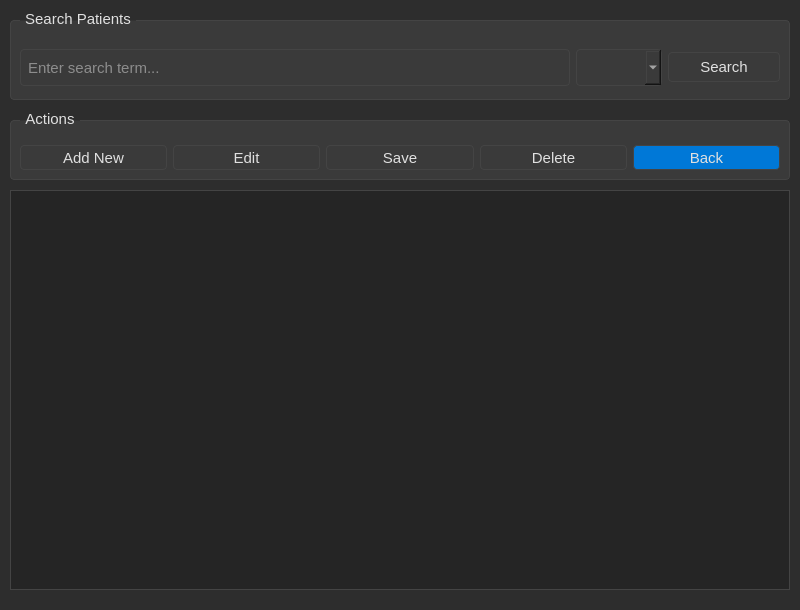
<?xml version="1.0" encoding="UTF-8"?>
<ui version="4.0">
 <class>PatientRecords</class>
 <widget class="QWidget" name="PatientRecords">
  <property name="geometry">
   <rect>
    <x>0</x>
    <y>0</y>
    <width>800</width>
    <height>610</height>
   </rect>
  </property>
  <property name="windowTitle">
   <string>Patient Records Management</string>
  </property>
  <property name="styleSheet">
   <string notr="true">/* Dark theme styling */
QWidget {
    background-color: #2D2D2D;
    color: #E0E0E0;
    font-family: Segoe UI, Arial;
    font-size: 11pt;
    border: none;
}

QGroupBox {
    border: 1px solid #444;
    border-radius: 4px;
    margin-top: 10px;
    padding-top: 15px;
    background-color: #3A3A3A;
}

QGroupBox::title {
    subcontrol-origin: margin;
    left: 10px;
    padding: 0 3px;
    color: #E0E0E0;
}

/* Dark table view */
QTableView {
    background-color: #252525;
    color: #E0E0E0;
    border: 1px solid #444;
    gridline-color: #3A3A3A;
    selection-background-color: #0078D7;
    selection-color: white;
    alternate-background-color: #2D2D2D;
}

QHeaderView::section {
    background-color: #252525;
    color: #E0E0E0;
    padding: 5px;
    border: none;
    font-weight: bold;
    border-bottom: 1px solid #444;
}

QPushButton {
    background-color: #3A3A3A;
    color: #E0E0E0;
    border: 1px solid #444;
    padding: 5px 15px;
    border-radius: 4px;
    min-width: 80px;
}

QPushButton:hover {
    background-color: #4A4A4A;
}

QPushButton:pressed {
    background-color: #2A2A2A;
}

QPushButton#backButton {
    background-color: #0078D7;
}

QPushButton#backButton:hover {
    background-color: #0066BB;
}

QLineEdit, QComboBox {
    background-color: #3A3A3A;
    color: #E0E0E0;
    border: 1px solid #444;
    padding: 5px;
    border-radius: 4px;
    min-height: 25px;
}

QComboBox QAbstractItemView {
    background-color: #3A3A3A;
    color: #E0E0E0;
    selection-background-color: #0078D7;
}

QScrollBar:vertical {
    background: #252525;
    width: 12px;
    border: none;
}

QScrollBar::handle:vertical {
    background: #5A5A5A;
    min-height: 20px;
    border-radius: 6px;
}

QScrollBar::add-line:vertical, QScrollBar::sub-line:vertical {
    background: none;
}

QScrollBar::add-page:vertical, QScrollBar::sub-page:vertical {
    background: none;
}</string>
  </property>
  <widget class="QGroupBox" name="searchGroupBox">
   <property name="geometry">
    <rect>
     <x>10</x>
     <y>10</y>
     <width>780</width>
     <height>90</height>
    </rect>
   </property>
   <property name="title">
    <string>Search Patients</string>
   </property>
   <layout class="QHBoxLayout" name="horizontalLayout">
    <item>
     <widget class="QLineEdit" name="searchLineEdit">
      <property name="minimumSize">
       <size>
        <width>300</width>
        <height>37</height>
       </size>
      </property>
      <property name="placeholderText">
       <string>Enter search term...</string>
      </property>
     </widget>
    </item>
    <item>
     <widget class="QComboBox" name="filterComboBox"/>
    </item>
    <item>
     <widget class="QPushButton" name="searchButton">
      <property name="text">
       <string>Search</string>
      </property>
     </widget>
    </item>
   </layout>
  </widget>
  <widget class="QGroupBox" name="actionsGroupBox">
   <property name="geometry">
    <rect>
     <x>10</x>
     <y>110</y>
     <width>780</width>
     <height>70</height>
    </rect>
   </property>
   <property name="title">
    <string>Actions</string>
   </property>
   <layout class="QHBoxLayout" name="horizontalLayout_2">
    <item>
     <widget class="QPushButton" name="addButton">
      <property name="text">
       <string>Add New</string>
      </property>
     </widget>
    </item>
    <item>
     <widget class="QPushButton" name="editButton">
      <property name="text">
       <string>Edit</string>
      </property>
     </widget>
    </item>
    <item>
     <widget class="QPushButton" name="pushButton">
      <property name="text">
       <string>Save</string>
      </property>
     </widget>
    </item>
    <item>
     <widget class="QPushButton" name="deleteButton">
      <property name="text">
       <string>Delete</string>
      </property>
     </widget>
    </item>
    <item>
     <widget class="QPushButton" name="backButton">
      <property name="text">
       <string>Back</string>
      </property>
     </widget>
    </item>
   </layout>
  </widget>
  <widget class="QTableView" name="patientsTableView">
   <property name="geometry">
    <rect>
     <x>10</x>
     <y>190</y>
     <width>780</width>
     <height>400</height>
    </rect>
   </property>
   <property name="alternatingRowColors">
    <bool>true</bool>
   </property>
   <property name="selectionMode">
    <enum>QAbstractItemView::SelectionMode::SingleSelection</enum>
   </property>
   <property name="selectionBehavior">
    <enum>QAbstractItemView::SelectionBehavior::SelectRows</enum>
   </property>
   <property name="showGrid">
    <bool>false</bool>
   </property>
  </widget>
 </widget>
 <resources/>
 <connections/>
</ui>
